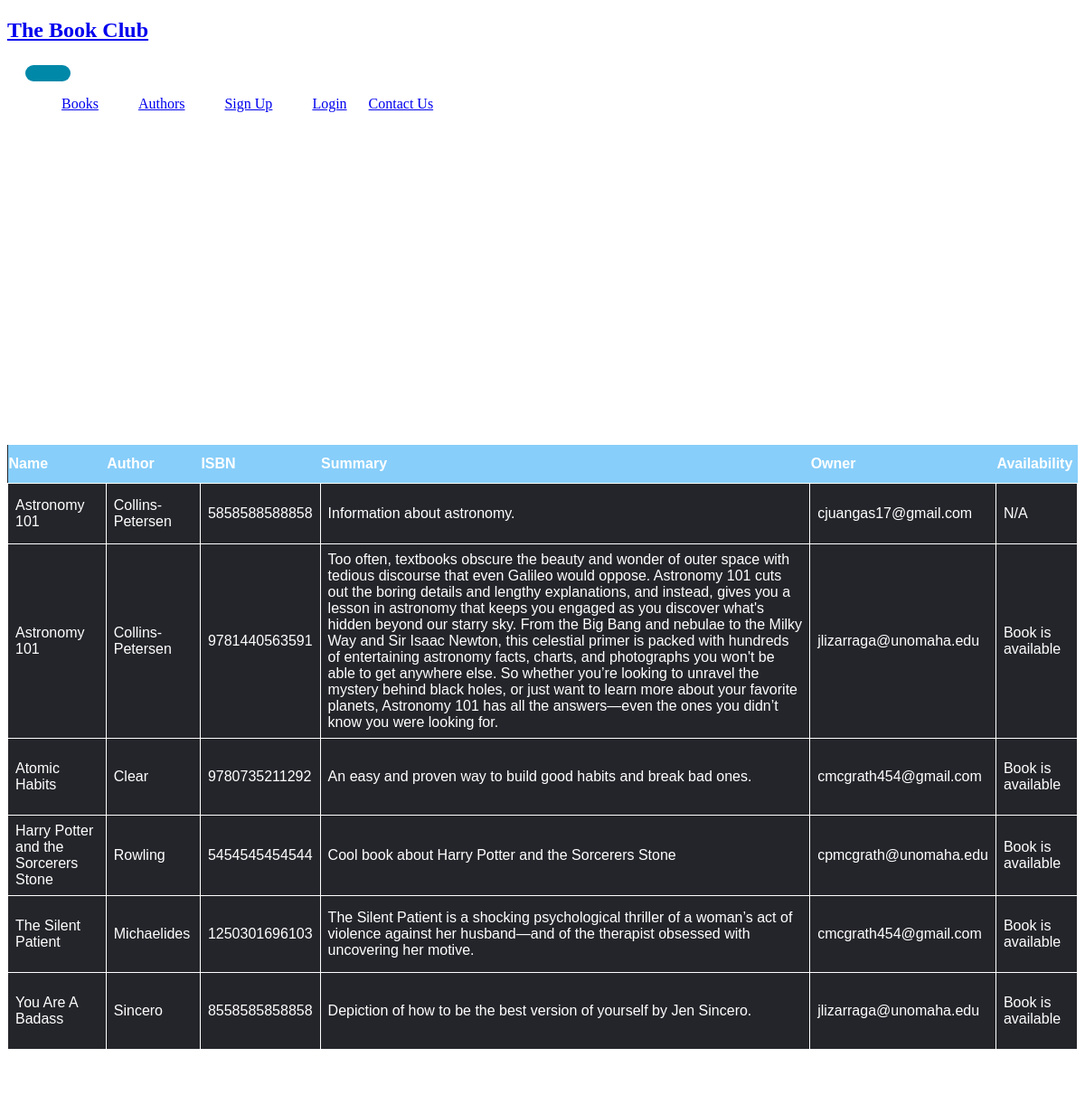
The page /books/ on the database its author committed.
### library/models.py (models this page shows, shortened)
class Book (models.Model):
    owner = models.ForeignKey ("accounts.User",
                                 related_name='owner',
                                 on_delete=models.CASCADE,
                                 default=None)
    genre = models.ForeignKey (Genre,
                               related_name='books',
                               on_delete=models.CASCADE)
    author = models.ForeignKey (Author,
                                related_name='books',
                                on_delete=models.CASCADE)
    title = models.CharField (max_length=50, db_index=True,)
    summary = models.TextField (blank=True)
    available = models.BooleanField (default=True)
    slug = models.SlugField (max_length=200, db_index=True)
    isbn = models.CharField(max_length=13, validators=[MinLengthValidator(13)])
    favorite = models.BooleanField(default=False)
    shared = models.BooleanField(default=False)
    class Meta:
        ordering = ('title',)

class Author (models.Model):
    first_name = models.CharField (max_length=50, db_index=True)
    last_name = models.CharField (max_length=50, db_index=True)
    slug = models.SlugField (max_length=200, db_index=True)
    favorite = models.BooleanField(default=False)
    class Meta:
        ordering = ('last_name',)
        index_together = (('id', 'slug'),)
    def __str__(self):
        return self.last_name

### accounts/models.py (models this page shows, shortened)
class User (AbstractBaseUser, PermissionsMixin):
    username = None
    email = models.EmailField (_ ('email'), unique=True)
    first_name = models.CharField (max_length=20)
    last_name = models.CharField (max_length=20)
    street_num = models.CharField (max_length=20)
    state = models.CharField (max_length=2)
    zipcode = models.CharField (max_length=5, validators=[MinLengthValidator (5)])
    city = models.CharField (max_length=20)
    is_staff = models.BooleanField (default=False)
    is_active = models.BooleanField (default=True)
    date_joined = models.DateTimeField (default=timezone.now)
    favoriteGenres = models.ManyToManyField (Genre, symmetrical=False, blank=True)
    favoriteAuthors = models.ManyToManyField (Author, blank=True)
    follow_list = models.ManyToManyField ('accounts.User', blank=True)
    bio = models.TextField (blank=True)
    wishlist = models.ManyToManyField (Book, symmetrical=False, blank=True)
    profile_picture = models.ImageField (upload_to='users/%Y/%m/%d',
                                         blank=True)
    objects = CustomUserManager ( )
    USERNAME_FIELD = 'email'
    REQUIRED_FIELDS = []
    def __str__(self):
        return self.email

### library/views.py (the view)
# urls.py: path("books/", views.book_list, name="book_list"),
def book_list(request, genre_slug=None):
    genre = None
    genres = Genre.objects.all()
    books = Book.objects.all()
    if genre_slug:
        genre = get_object_or_404(Genre, slug=genre_slug)
        books = books.filter(genre=genre)
    return render(
        request,
        "library/books/list.html",
        {"genres": genres, "genre": genre, "books": books},
    )

### library/templates/library/books/list.html (shortened to what this page needs)
{% extends "home.html" %}
{% load static %}
{% block content %}
    <div class="Banner">
    <h1>Below is a list of some books owned by our members, that are currently available for exchange.</h1>
    </div>
    <table class="listings">
    <th>Name</th>
    <th>Author</th>
    <th>ISBN</th>
    <th>Summary</th>
    <th>Owner</th>
    <th>Availability</th>
    {% for b in books %}
        <tr>
        <td>{{ b.title }}</td>
        <td>{{ b.author }}</td>
        <td>{{ b.isbn }}</td>
        <td>{{ b.summary }}</td>
        <td>{{ b.owner }}</td>
        <td>{% if b.available is True %}
            <p>Book is available</p>
            {% else %}
            <p>N/A</p>
            {% endif %}
        </td>
        </tr>
    {% endfor %}
    </table>
{% endblock %}

### library/static/css/styles.css (style rules this page uses)
body { color: white; }
.listings { background-color: #24252a; color: white; font-family: Arial, Helvetica, sans-serif; border-collapse: collapse; margin: auto; width: 100%; }
.listings td, #bookListing th { border: 1px solid white; padding: 8px; }
.listings th { padding-top: 12px; padding-bottom: 12px; text-align: left; background-color: lightskyblue; color: white; }
.Banner { color: white; margin: 7% auto auto; width: 25%; padding: 10px; text-align: center; }

### rows shown on the page
Book: title "Astronomy 101", author "Collins-Petersen", isbn "5858588588858", summary "Information about astronomy.", owner "cjuangas17@gmail.com", available "N/A"
Book: title "Astronomy 101", author "Collins-Petersen", isbn "9781440563591", summary "Too often, textbooks obscure the beauty and wonder of outer space with tedious discourse that even Galileo would oppose. Astronomy 101 cuts out the boring details and lengthy explanations, and instead, gives you a lesson in astronomy that keeps you engaged as you discover what's hidden beyond our starry sky. From the Big Bang and nebulae to the Milky Way and Sir Isaac Newton, this celestial primer is packed with hundreds of entertaining astronomy facts, charts, and photographs you won't be able to get anywhere else. So whether you’re looking to unravel the mystery behind black holes, or just want to learn more about your favorite planets, Astronomy 101 has all the answers—even the ones you…", owner "jlizarraga@unomaha.edu", available "Book is available"
Book: title "Atomic Habits", author "Clear", isbn "9780735211292", summary "An easy and proven way to build good habits and break bad ones.", owner "cmcgrath454@gmail.com", available "Book is available"
Book: title "Harry Potter and the Sorcerers Stone", author "Rowling", isbn "5454545454544", summary "Cool book about Harry Potter and the Sorcerers Stone", owner "cpmcgrath@unomaha.edu", available "Book is available"
Book: title "The Silent Patient", author "Michaelides", isbn "1250301696103", summary "The Silent Patient is a shocking psychological thriller of a woman’s act of violence against her husband―and of the therapist obsessed with uncovering her motive.", owner "cmcgrath454@gmail.com", available "Book is available"
Book: title "You Are A Badass", author "Sincero", isbn "8558585858858", summary "Depiction of how to be the best version of yourself by Jen Sincero.", owner "jlizarraga@unomaha.edu", available "Book is available"
